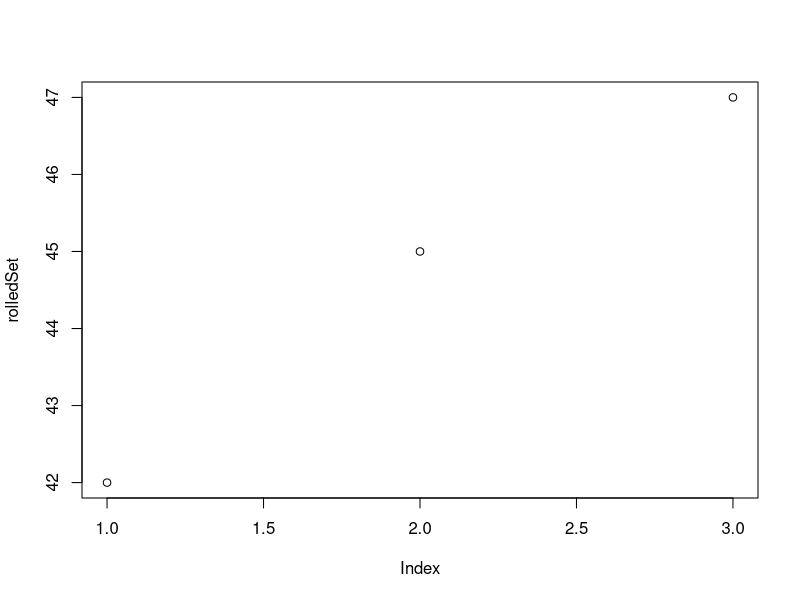
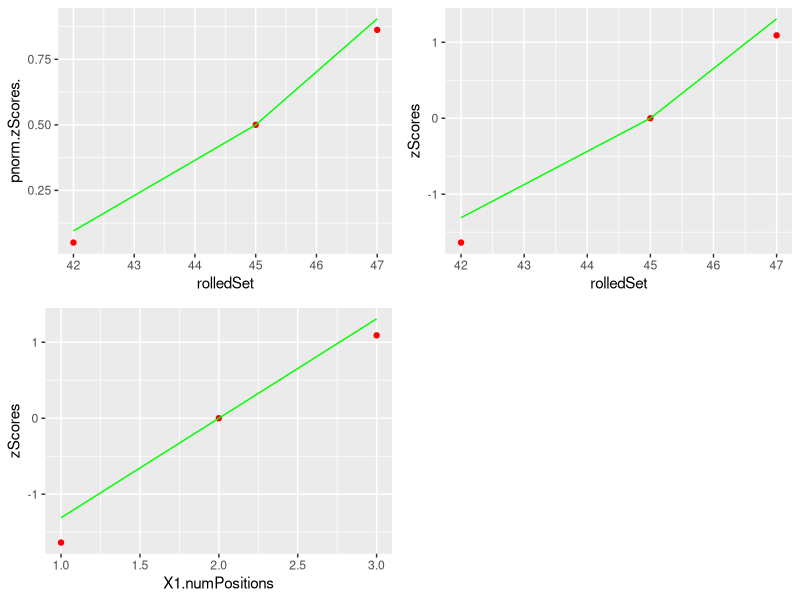

Here is the R script that generated these plots, in order:
library(parallel)
require(ggplot2)
require(gridExtra)

numDice = sample(3:10,1)
dice = c(4,6,8,10,12,20,100)
numPositions = sample(c(3:10,20,50),1)
#numPositions=100

maxReScaledZ <- 2.25

diceSet = sample(dice,numDice,replace=TRUE)

rolledSet <- sort(unlist(mclapply(1:numPositions, function (x)
  {
  roll <- mclapply(diceSet, function(x)
    {
    rolled <- sample(1:x,1)
    return(rolled)
  })
  return(sum(unlist(roll)))
})))

plot(rolledSet)

probs <- c(0, .1, .25, .5, .75, .9, 1)
bowleysSummary <- quantile(rolledSet, probs)

m <-median(rolledSet)

bowleyDeltaMedianSqr <- (bowleysSummary-m)^2

#multiplying by % delta's = dividing by that amount if every value were deviated by median multiplied by that % equivalence (i.e. 1/count)
stratifiedMAD <- sqrt(sum(diff(probs, lag = 1, differences = 1) * c(bowleyDeltaMedianSqr[1:3],bowleyDeltaMedianSqr[5:7])))

zScores <- (rolledSet-m)/stratifiedMAD

lowerSum <- abs(sum(zScores[zScores<0]))
upperSum <- sum(zScores[zScores>0])
average <- mean(c(lowerSum,upperSum))

lowerFactor <- abs(lowerSum)/average
upperFactor <- abs(upperSum)/average

lower <- which(zScores<0)
upper <- which(zScores>0)

colors <- rainbow(2)

reScaled <- zScores
reScaled[lower] <- zScores[lower]*upperFactor
reScaled[upper] <- zScores[upper]*lowerFactor

#these are same
actualQuartile <- abs(mean(reScaled[lower]))
actualQuartile

df <- data.frame(rolledSet,pnorm(zScores),pnorm(reScaled))

'
plot0 <- ggplot(df, aes(rolledSet)) +                  # basic graphical object
  geom_point(aes(y=pnorm.zScores.), colour="red") +  # first layer
  geom_line(aes(y=pnorm.reScaled.), colour="green")  # second layer

summary(pnorm(zScores))
summary(pnorm(reScaled))
'
pnorm(actualQuartile)
#median(reScaled[upper])

expectedQuartile <- abs(qnorm(.25, mean = 0, sd =1))
#Confirmed
#quantile(rnorm(100000),probs=c(.25))

reFactor2 <- expectedQuartile/actualQuartile

#limit <- mean(c(abs(min(reScaled)),max(reScaled)))
#reFactor2 <- maxReScaledZ/limit

#commented out. I didn't see significant improvments.
#I'm going to assume that the way the standard deviation is derived is good enough
#reScaled[lower] <- reScaled[lower]*reFactor2
#reScaled[upper] <- reScaled[upper]*reFactor2

mean(zScores)
mean(reScaled)

df <- data.frame(rolledSet,pnorm(zScores),pnorm(reScaled))

plot1 <- ggplot(df, aes(rolledSet)) +                  # basic graphical object
  geom_point(aes(y=pnorm.zScores.), colour="red") +  # first layer
  geom_line(aes(y=pnorm.reScaled.), colour="green")  # second layer

df <- data.frame(rolledSet,zScores,reScaled)

plot2 <- ggplot(df, aes(rolledSet)) +                  # basic graphical object
  geom_point(aes(y=zScores), colour="red") +  # first layer
  geom_line(aes(y=reScaled), colour="green")  # second layer

df <- data.frame(1:numPositions,zScores,reScaled)

plot3 <- ggplot(df, aes(X1.numPositions)) +                    # basic graphical object
  geom_point(aes(y=zScores), colour="red") +  # first layer
  geom_line(aes(y=reScaled), colour="green")  # second layer

#grid.arrange(plot0, plot1, plot2, plot3, ncol=2, nrow=2)
grid.arrange(plot1, plot2, plot3, ncol=2, nrow=2)

summary(pnorm(zScores))
summary(pnorm(reScaled))

summary(zScores)
summary(reScaled)
